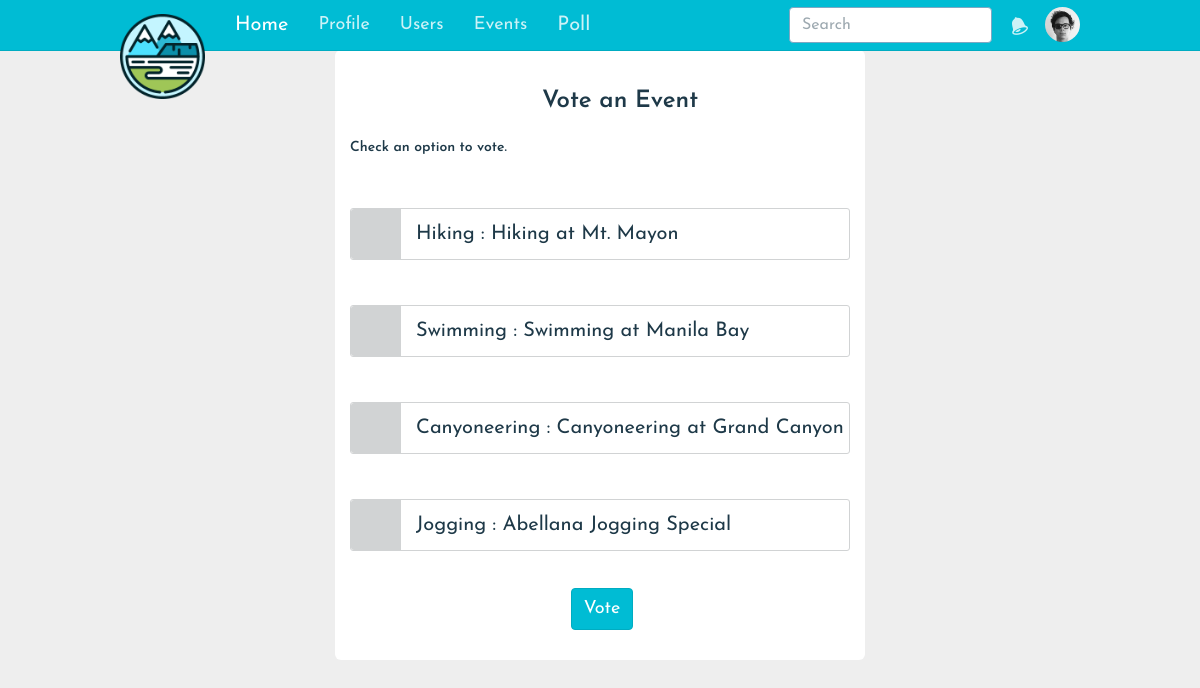
The page /eventPoll.php on the database its author committed.
### tables this page shows
CREATE TABLE `events` (
  `event_id` int(10) NOT NULL AUTO_INCREMENT,
  `evp_id` int(10) DEFAULT NULL,
  `name` varchar(255) DEFAULT NULL,
  `description` varchar(255) DEFAULT NULL,
  `location` text,
  `image` text,
  PRIMARY KEY (`event_id`),
  KEY `evp_id` (`evp_id`),
  CONSTRAINT `events_ibfk_1` FOREIGN KEY (`evp_id`) REFERENCES `event_voting_period` (`evp_id`)
);

### eventPoll.php (called while the page is built)
<?php
include('views/menubar/voteEvent.php')
?>

### class/eventClass.php (called while the page is built, shortened)
<?php
class eventClass
{
	public function getAllEvents()
	{
		try {
			$db = getDB();
			$st = $db->prepare("SELECT DISTINCT event_id, events.`evp_id`, start_event_date, name, description
				FROM EVENTS, event_voting_period
				WHERE events.`evp_id`=event_voting_period.`evp_id`");
			$st->execute();
			$data=$st->fetchAll();
		} catch (PDOException $e) {
		}
		return $data;
	}
}
?>

### views/menubar/voteEvent.php (the view, shortened to what this page needs)
<?php
require_once 'views/layouts/header.php';
require_once 'views/layouts/nav.php';
include('class/eventClass.php');
$eventClass = new eventClass();
$evp_id=1;
$events = $eventClass->getAllEvents($evp_id);
?>
<!DOCTYPE html>
<html lang="en">
<head>
	<link rel="stylesheet" href="assets/css/polls.css">
</head>
<body>
	<div class = "container">
		<form method="post" class="form-horizontal" role="form">
					<h3>Vote an Event</h3>
					<h5>Check an option to vote.</h5>
					<div class="funkyradio">
						<?php
						foreach($events as $event)
						{
							?>
							<div class="funkyradio-info">
								<label for="radio<?=$event['event_id']?>"
								>
									<?php echo $event['name']  . ' : ' . $event['description']?>
								</label>
							</div>
							<?php } ?>
							</div> <br>
							<div class="form-group">
								<div class="col-sm-5 col-sm-offset-5">
									<button type="submit" class="btn btn-primary" name="voteEvent">
										Vote
									</button>
								</div>
							</div>
				</form>
			</div>
</body>
</html>
<?php
require_once 'views/layouts/footer.php';
?>

### assets/css/custom.css (style rules this page uses)
html { height: 100%; }
body { font-family: 'Josefin Sans', sans-serif; font-size: 20px; }
.btn { font-size: 18px; }
.btn-primary, .login { background-color: #8D6E63; border-color: #795548; }
.app-navvar, .form-control:focus, { color: #000; background-color: #fff; box-shadow: none; border-color: #00BCD4; }

### assets/css/admin.css (style rules this page uses)
body { background-color: #eee; }
*[role="form"] { max-width: 1000px; padding: 15px; margin: 0 auto; background-color: #fff; border-radius: 0.3em; }
.btn-primary { background-color: #00BCD4; border-color: #00ACC1; }
.btn-primary, .btn-info { font-size: 18px; }

### assets/css/polls.css (style rules this page uses)
body { background-color: #eee; }
*[role="form"] { max-width: 530px; padding: 15px; margin: 0 auto; background-color: #fff; border-radius: 0.3em; }
*[role="form"] h3 { margin-left: 8em; margin-bottom: 1em; }
.funkyradio label { width: 100%; border-radius: 3px; border: 1px solid #D1D3D4; font-weight: normal; }
.funkyradio input[type="radio"]:empty ~ label, .funkyradio input[type="checkbox"]:empty ~ label { position: relative; line-height: 2.5em; text-indent: 3.25em; margin-top: 2em; cursor: pointer; -webkit-user-select: none; -moz-user-select: none; -ms-user-select: none; user-select: none; }
.funkyradio input[type="radio"]:empty ~ label:before, .funkyradio input[type="checkbox"]:empty ~ label:before { position: absolute; display: block; top: 0; bottom: 0; left: 0; content:''; width: 2.5em; background: #D1D3D4; border-radius: 3px 0 0 3px; }

### views/layouts/header.php (style rules this page uses)
body { width: 1px; min-width: 100%; *width: 100%; }

### rows shown on the page
events: name "Hiking", description "Hiking at Mt. Mayon"
events: name "Swimming", description "Swimming at Manila Bay"
events: name "Canyoneering", description "Canyoneering at Grand Canyon"
events: name "Jogging", description "Abellana Jogging Special"
